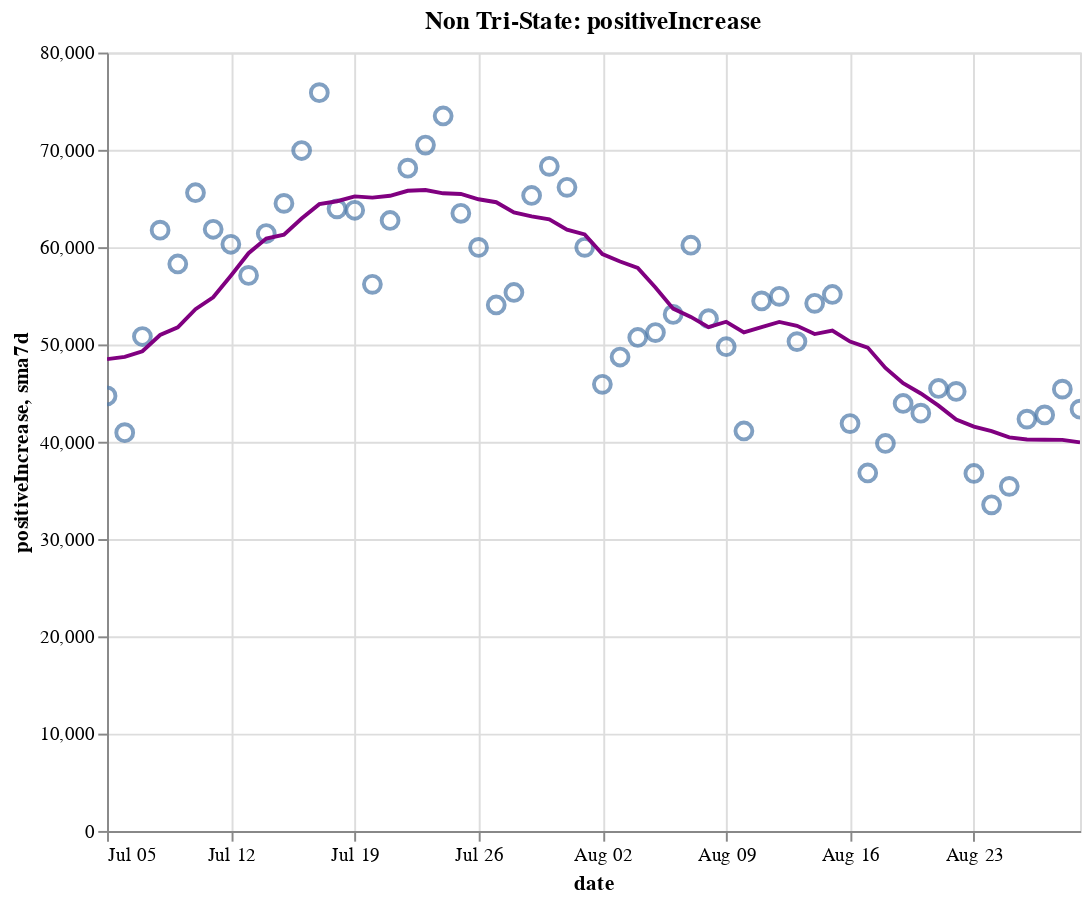

Notebook source saved alongside this figure:
### Code cell
create_plot(non_tristate, 'positiveIncrease')

### Figure 1 — Vega-Lite specification as saved in the notebook (floating-point values rounded to 4 significant figures)
{"config": {"view": {"continuousWidth": 400, "continuousHeight": 300}}, "layer": [{"layer": [{"mark": {"type": "point", "size": 75}, "encoding": {"tooltip": [{"type": "temporal", "field": "date"}, {"type": "quantitative", "field": "positiveIncrease"}, {"type": "quantitative", "field": "sma7d"}], "x": {"type": "temporal", "field": "date"}, "y": {"type": "quantitative", "field": "positiveIncrease"}}, "selection": {"selector014": {"type": "interval", "bind": "scales", "encodings": ["x", "y"]}}}, {"mark": {"type": "line", "color": "purple"}, "encoding": {"x": {"type": "temporal", "field": "date"}, "y": {"type": "quantitative", "field": "sma7d"}}}]}, {"mark": {"type": "rule", "color": "#aaa"}, "encoding": {"x": {"type": "temporal", "field": "date"}}, "transform": [{"filter": {"selection": "selector013"}}]}, {"mark": "circle", "encoding": {"opacity": {"condition": {"value": 1, "selection": "selector013"}, "value": 0}, "tooltip": [{"type": "temporal", "field": "date"}, {"type": "quantitative", "field": "positiveIncrease"}, {"type": "quantitative", "field": "sma7d"}], "x": {"type": "temporal", "field": "date"}, "y": {"type": "quantitative", "field": "positiveIncrease"}}, "selection": {"selector013": {"type": "single", "encodings": ["x"], "on": "mouseover", "nearest": true, "empty": "none"}}}, {"mark": {"type": "text", "align": "left", "dx": 5, "dy": -5, "stroke": "white", "strokeWidth": 2}, "encoding": {"text": {"type": "quantitative", "field": "positiveIncrease"}, "tooltip": [{"type": "temporal", "field": "date"}, {"type": "quantitative", "field": "positiveIncrease"}, {"type": "quantitative", "field": "sma7d"}], "x": {"type": "temporal", "field": "date"}, "y": {"type": "quantitative", "field": "positiveIncrease"}}, "transform": [{"filter": {"selection": "selector013"}}]}, {"mark": {"type": "text", "align": "left", "dx": 5, "dy": -5}, "encoding": {"text": {"type": "quantitative", "field": "positiveIncrease"}, "tooltip": [{"type": "temporal", "field": "date"}, {"type": "quantitative", "field": "positiveIncrease"}, {"type": "quantitative", "field": "sma7d"}], "x": {"type": "temporal", "field": "date"}, "y": {"type": "quantitative", "field": "positiveIncrease"}}, "transform": [{"filter": {"selection": "selector013"}}]}], "data": {"name": "data-23212bc0f464fadf092e18a2b6ba86f4"}, "height": 400, "title": "Non Tri-State: positiveIncrease", "width": 500, "$schema": "https://vega.github.io/schema/vega-lite/v4.8.1.json", "datasets": {"data-23212bc0f464fadf092e18a2b6ba86f4": [{"date": "2020-07-05T00:00:00", "totalTestResultsIncrease": 567600.0, "positiveIncrease": 44710.0, "death": 78210.0, "deathIncrease": 179.0, "positiveRate": 0.079, "state": "Non Tri-State", "sma7d": 48490.0}, {"date": "2020-07-06T00:00:00", "totalTestResultsIncrease": 441900.0, "positiveIncrease": 40930.0, "death": 78420.0, "deathIncrease": 212.0, "positiveRate": 0.093, "state": "Non Tri-State", "sma7d": 48720.0}, {"date": "2020-07-07T00:00:00", "totalTestResultsIncrease": 563800.0, "positiveIncrease": 50810.0, "death": 79280.0, "deathIncrease": 859.0, "positiveRate": 0.09, "state": "Non Tri-State", "sma7d": 49300.0}, {"date": "2020-07-08T00:00:00", "totalTestResultsIncrease": 560000.0, "positiveIncrease": 61740.0, "death": 80010.0, "deathIncrease": 730.0, "positiveRate": 0.11, "state": "Non Tri-State", "sma7d": 50970.0}, {"date": "2020-07-09T00:00:00", "totalTestResultsIncrease": 609500.0, "positiveIncrease": 58270.0, "death": 80840.0, "deathIncrease": 822.0, "positiveRate": 0.096, "state": "Non Tri-State", "sma7d": 51770.0}, {"date": "2020-07-10T00:00:00", "totalTestResultsIncrease": 717600.0, "positiveIncrease": 65590.0, "death": 81650.0, "deathIncrease": 814.0, "positiveRate": 0.091, "state": "Non Tri-State", "sma7d": 53630.0}, {"date": "2020-07-11T00:00:00", "totalTestResultsIncrease": 600600.0, "positiveIncrease": 61840.0, "death": 82350.0, "deathIncrease": 705.0, "positiveRate": 0.103, "state": "Non Tri-State", "sma7d": 54840.0}, {"date": "2020-07-12T00:00:00", "totalTestResultsIncrease": 651700.0, "positiveIncrease": 60300.0, "death": 82810.0, "deathIncrease": 455.0, "positiveRate": 0.093, "state": "Non Tri-State", "sma7d": 57070.0}, {"date": "2020-07-13T00:00:00", "totalTestResultsIncrease": 622800.0, "positiveIncrease": 57090.0, "death": 83080.0, "deathIncrease": 275.0, "positiveRate": 0.092, "state": "Non Tri-State", "sma7d": 59380.0}, {"date": "2020-07-14T00:00:00", "totalTestResultsIncrease": 677000.0, "positiveIncrease": 61400.0, "death": 83790.0, "deathIncrease": 708.0, "positiveRate": 0.091, "state": "Non Tri-State", "sma7d": 60890.0}, {"date": "2020-07-15T00:00:00", "totalTestResultsIncrease": 677000.0, "positiveIncrease": 64500.0, "death": 84610.0, "deathIncrease": 816.0, "positiveRate": 0.095, "state": "Non Tri-State", "sma7d": 61280.0}, {"date": "2020-07-16T00:00:00", "totalTestResultsIncrease": 727800.0, "positiveIncrease": 69930.0, "death": 85500.0, "deathIncrease": 896.0, "positiveRate": 0.096, "state": "Non Tri-State", "sma7d": 62950.0}, {"date": "2020-07-17T00:00:00", "totalTestResultsIncrease": 752000.0, "positiveIncrease": 75880.0, "death": 86420.0, "deathIncrease": 915.0, "positiveRate": 0.101, "state": "Non Tri-State", "sma7d": 64420.0}, {"date": "2020-07-18T00:00:00", "totalTestResultsIncrease": 681400.0, "positiveIncrease": 63930.0, "death": 87260.0, "deathIncrease": 846.0, "positiveRate": 0.094, "state": "Non Tri-State", "sma7d": 64720.0}, {"date": "2020-07-19T00:00:00", "totalTestResultsIncrease": 703600.0, "positiveIncrease": 63790.0, "death": 87770.0, "deathIncrease": 506.0, "positiveRate": 0.091, "state": "Non Tri-State", "sma7d": 65220.0}, {"date": "2020-07-20T00:00:00", "totalTestResultsIncrease": 645700.0, "positiveIncrease": 56180.0, "death": 88110.0, "deathIncrease": 335.0, "positiveRate": 0.087, "state": "Non Tri-State", "sma7d": 65090.0}, {"date": "2020-07-21T00:00:00", "totalTestResultsIncrease": 673600.0, "positiveIncrease": 62740.0, "death": 89120.0, "deathIncrease": 1014.0, "positiveRate": 0.093, "state": "Non Tri-State", "sma7d": 65280.0}, {"date": "2020-07-22T00:00:00", "totalTestResultsIncrease": 699400.0, "positiveIncrease": 68110.0, "death": 90260.0, "deathIncrease": 1137.0, "positiveRate": 0.097, "state": "Non Tri-State", "sma7d": 65790.0}, {"date": "2020-07-23T00:00:00", "totalTestResultsIncrease": 744000.0, "positiveIncrease": 70490.0, "death": 91270.0, "deathIncrease": 1015.0, "positiveRate": 0.095, "state": "Non Tri-State", "sma7d": 65870.0}, {"date": "2020-07-24T00:00:00", "totalTestResultsIncrease": 803900.0, "positiveIncrease": 73480.0, "death": 92400.0, "deathIncrease": 1129.0, "positiveRate": 0.091, "state": "Non Tri-State", "sma7d": 65530.0}, {"date": "2020-07-25T00:00:00", "totalTestResultsIncrease": 719000.0, "positiveIncrease": 63480.0, "death": 93400.0, "deathIncrease": 999.0, "positiveRate": 0.088, "state": "Non Tri-State", "sma7d": 65470.0}, {"date": "2020-07-26T00:00:00", "totalTestResultsIncrease": 732400.0, "positiveIncrease": 59970.0, "death": 93940.0, "deathIncrease": 544.0, "positiveRate": 0.082, "state": "Non Tri-State", "sma7d": 64920.0}, {"date": "2020-07-27T00:00:00", "totalTestResultsIncrease": 642900.0, "positiveIncrease": 54060.0, "death": 94970.0, "deathIncrease": 1026.0, "positiveRate": 0.084, "state": "Non Tri-State", "sma7d": 64620.0}, {"date": "2020-07-28T00:00:00", "totalTestResultsIncrease": 672600.0, "positiveIncrease": 55340.0, "death": 96060.0, "deathIncrease": 1086.0, "positiveRate": 0.082, "state": "Non Tri-State", "sma7d": 63560.0}, {"date": "2020-07-29T00:00:00", "totalTestResultsIncrease": 730700.0, "positiveIncrease": 65310.0, "death": 97520.0, "deathIncrease": 1466.0, "positiveRate": 0.089, "state": "Non Tri-State", "sma7d": 63160.0}, {"date": "2020-07-30T00:00:00", "totalTestResultsIncrease": 711300.0, "positiveIncrease": 68310.0, "death": 98750.0, "deathIncrease": 1229.0, "positiveRate": 0.096, "state": "Non Tri-State", "sma7d": 62850.0}, {"date": "2020-07-31T00:00:00", "totalTestResultsIncrease": 611000.0, "positiveIncrease": 66150.0, "death": 100000.0, "deathIncrease": 1295.0, "positiveRate": 0.108, "state": "Non Tri-State", "sma7d": 61800.0}, {"date": "2020-08-01T00:00:00", "totalTestResultsIncrease": 662600.0, "positiveIncrease": 59980.0, "death": 101200.0, "deathIncrease": 1164.0, "positiveRate": 0.091, "state": "Non Tri-State", "sma7d": 61300.0}, {"date": "2020-08-02T00:00:00", "totalTestResultsIncrease": 591300.0, "positiveIncrease": 45900.0, "death": 101700.0, "deathIncrease": 486.0, "positiveRate": 0.078, "state": "Non Tri-State", "sma7d": 59290.0}, {"date": "2020-08-03T00:00:00", "totalTestResultsIncrease": 639400.0, "positiveIncrease": 48710.0, "death": 102200.0, "deathIncrease": 502.0, "positiveRate": 0.076, "state": "Non Tri-State", "sma7d": 58530.0}, {"date": "2020-08-04T00:00:00", "totalTestResultsIncrease": 638600.0, "positiveIncrease": 50720.0, "death": 103400.0, "deathIncrease": 1241.0, "positiveRate": 0.079, "state": "Non Tri-State", "sma7d": 57870.0}, {"date": "2020-08-05T00:00:00", "totalTestResultsIncrease": 593000.0, "positiveIncrease": 51220.0, "death": 104800.0, "deathIncrease": 1335.0, "positiveRate": 0.086, "state": "Non Tri-State", "sma7d": 55850.0}, {"date": "2020-08-06T00:00:00", "totalTestResultsIncrease": 642000.0, "positiveIncrease": 53090.0, "death": 106000.0, "deathIncrease": 1238.0, "positiveRate": 0.083, "state": "Non Tri-State", "sma7d": 53680.0}, {"date": "2020-08-07T00:00:00", "totalTestResultsIncrease": 685100.0, "positiveIncrease": 60200.0, "death": 107300.0, "deathIncrease": 1313.0, "positiveRate": 0.088, "state": "Non Tri-State", "sma7d": 52830.0}, {"date": "2020-08-08T00:00:00", "totalTestResultsIncrease": 608500.0, "positiveIncrease": 52640.0, "death": 108400.0, "deathIncrease": 1075.0, "positiveRate": 0.087, "state": "Non Tri-State", "sma7d": 51780.0}, {"date": "2020-08-09T00:00:00", "totalTestResultsIncrease": 609200.0, "positiveIncrease": 49760.0, "death": 109000.0, "deathIncrease": 604.0, "positiveRate": 0.082, "state": "Non Tri-State", "sma7d": 52330.0}, {"date": "2020-08-10T00:00:00", "totalTestResultsIncrease": 626400.0, "positiveIncrease": 41110.0, "death": 109400.0, "deathIncrease": 417.0, "positiveRate": 0.066, "state": "Non Tri-State", "sma7d": 51250.0}, {"date": "2020-08-11T00:00:00", "totalTestResultsIncrease": 648300.0, "positiveIncrease": 54470.0, "death": 110700.0, "deathIncrease": 1307.0, "positiveRate": 0.084, "state": "Non Tri-State", "sma7d": 51780.0}, {"date": "2020-08-12T00:00:00", "totalTestResultsIncrease": 378700.0, "positiveIncrease": 54950.0, "death": 112200.0, "deathIncrease": 1495.0, "positiveRate": 0.145, "state": "Non Tri-State", "sma7d": 52320.0}, {"date": "2020-08-13T00:00:00", "totalTestResultsIncrease": 776600.0, "positiveIncrease": 50290.0, "death": 113400.0, "deathIncrease": 1145.0, "positiveRate": 0.065, "state": "Non Tri-State", "sma7d": 51920.0}, {"date": "2020-08-14T00:00:00", "totalTestResultsIncrease": 740400.0, "positiveIncrease": 54220.0, "death": 114600.0, "deathIncrease": 1199.0, "positiveRate": 0.073, "state": "Non Tri-State", "sma7d": 51060.0}, {"date": "2020-08-15T00:00:00", "totalTestResultsIncrease": 636500.0, "positiveIncrease": 55140.0, "death": 115800.0, "deathIncrease": 1200.0, "positiveRate": 0.087, "state": "Non Tri-State", "sma7d": 51420.0}, {"date": "2020-08-16T00:00:00", "totalTestResultsIncrease": 683900.0, "positiveIncrease": 41870.0, "death": 116400.0, "deathIncrease": 611.0, "positiveRate": 0.061, "state": "Non Tri-State", "sma7d": 50290.0}, {"date": "2020-08-17T00:00:00", "totalTestResultsIncrease": 548000.0, "positiveIncrease": 36790.0, "death": 116800.0, "deathIncrease": 394.0, "positiveRate": 0.067, "state": "Non Tri-State", "sma7d": 49680.0}, {"date": "2020-08-18T00:00:00", "totalTestResultsIncrease": 564300.0, "positiveIncrease": 39820.0, "death": 118000.0, "deathIncrease": 1178.0, "positiveRate": 0.071, "state": "Non Tri-State", "sma7d": 47580.0}, {"date": "2020-08-19T00:00:00", "totalTestResultsIncrease": 558900.0, "positiveIncrease": 43930.0, "death": 119400.0, "deathIncrease": 1402.0, "positiveRate": 0.079, "state": "Non Tri-State", "sma7d": 46010.0}, {"date": "2020-08-20T00:00:00", "totalTestResultsIncrease": 582400.0, "positiveIncrease": 42940.0, "death": 120500.0, "deathIncrease": 1122.0, "positiveRate": 0.074, "state": "Non Tri-State", "sma7d": 44960.0}, {"date": "2020-08-21T00:00:00", "totalTestResultsIncrease": 622200.0, "positiveIncrease": 45480.0, "death": 121600.0, "deathIncrease": 1109.0, "positiveRate": 0.073, "state": "Non Tri-State", "sma7d": 43710.0}, {"date": "2020-08-22T00:00:00", "totalTestResultsIncrease": 645900.0, "positiveIncrease": 45170.0, "death": 122600.0, "deathIncrease": 1023.0, "positiveRate": 0.07, "state": "Non Tri-State", "sma7d": 42290.0}, {"date": "2020-08-23T00:00:00", "totalTestResultsIncrease": 555200.0, "positiveIncrease": 36740.0, "death": 123200.0, "deathIncrease": 563.0, "positiveRate": 0.066, "state": "Non Tri-State", "sma7d": 41550.0}, {"date": "2020-08-24T00:00:00", "totalTestResultsIncrease": 547000.0, "positiveIncrease": 33520.0, "death": 123500.0, "deathIncrease": 333.0, "positiveRate": 0.061, "state": "Non Tri-State", "sma7d": 41080.0}, {"date": "2020-08-25T00:00:00", "totalTestResultsIncrease": 552300.0, "positiveIncrease": 35410.0, "death": 124600.0, "deathIncrease": 1138.0, "positiveRate": 0.064, "state": "Non Tri-State", "sma7d": 40460.0}, {"date": "2020-08-26T00:00:00", "totalTestResultsIncrease": 544800.0, "positiveIncrease": 42320.0, "death": 125900.0, "deathIncrease": 1280.0, "positiveRate": 0.078, "state": "Non Tri-State", "sma7d": 40230.0}, {"date": "2020-08-27T00:00:00", "totalTestResultsIncrease": 625700.0, "positiveIncrease": 42760.0, "death": 127000.0, "deathIncrease": 1116.0, "positiveRate": 0.068, "state": "Non Tri-State", "sma7d": 40200.0}, {"date": "2020-08-28T00:00:00", "totalTestResultsIncrease": 671000.0, "positiveIncrease": 45410.0, "death": 128000.0, "deathIncrease": 1011.0, "positiveRate": 0.068, "state": "Non Tri-State", "sma7d": 40190.0}, {"date": "2020-08-29T00:00:00", "totalTestResultsIncrease": 613000.0, "positiveIncrease": 43340.0, "death": 129100.0, "deathIncrease": 1004.0, "positiveRate": 0.071, "state": "Non Tri-State", "sma7d": 39930.0}]}}
